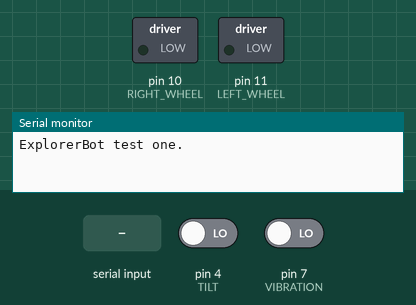
Simulated run of this sketch. Board: Arduino Uno, built with avr-gcc and run on an emulated ATmega328P. Shown: switched loads named in the sketch (green lamp = pin HIGH), the last lines printed to the serial monitor. Inputs (shaded band) come from the test bench; at power-on: pin 4 (TILT) LOW, pin 7 (VIBRATION) LOW.

Above: at 1.2 s.
1.3 s: "w" received over Serial
At 2.5 s:
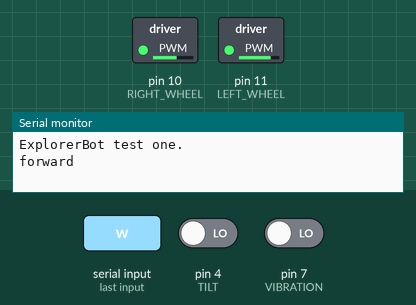
2.8 s: "s" received over Serial
At 3.7 s:
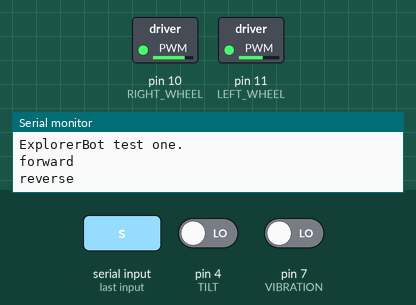
4.3 s: "a" received over Serial
At 4.8 s:
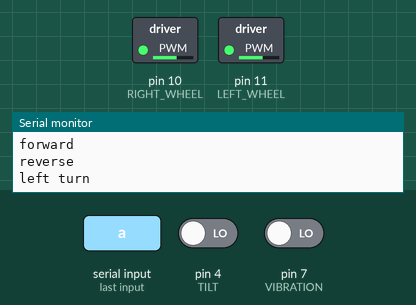
6.5 s: "d" received over Serial
At 7.1 s:
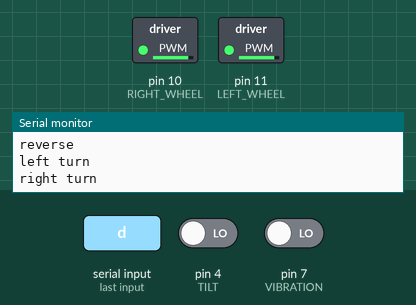
Timing chart, 0 to 9.5 s (numbered marks = the images above; inputs shaded):
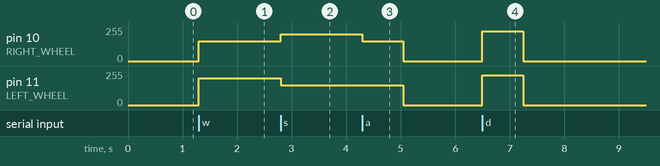

The sketch:

exploreard.ino
```cpp
#define RIGHT_WHEEL 10
#define LEFT_WHEEL 11
#define GOBUTTON 9

#define TILT 4
#define VIBRATION 7

#define PWM_MIDPOINT 128
#define SPEED 64

#define TERMBAUD 115200

bool wasVibro = false;
bool wasTilted = false;

//-------------------------------------------------------------

void setup()
{
	pinMode(RIGHT_WHEEL, OUTPUT);
	pinMode(LEFT_WHEEL, OUTPUT);
	pinMode(GOBUTTON, INPUT);
	pinMode(VIBRATION, INPUT);
	pinMode(TILT, INPUT);

	Serial.begin(TERMBAUD);
	Serial.println("ExplorerBot test one.");
}

void loop()
{
	int v = digitalRead(VIBRATION);
	if (v > 0)
	{
		if (!wasVibro)
		{
			wasVibro = true;
			Serial.println("~ vibration!");
		}
	}
	else if (wasVibro)
	{
		Serial.println("    _ still again");
		wasVibro = false;
	}

	int t = digitalRead(TILT);
	if (t > 0)
	{
		if (!wasTilted)
		{
			wasTilted = true;
			Serial.println("/ tilt");
		}
	}
	else if (wasTilted)
	{
		Serial.println("    | upright again");
		wasTilted = false;
	}

	readSerialCommand();
}

//-------------------------------------------------------------

void omghelp(int ln)
{
	Serial.print("OMG HELP @");
	Serial.print(ln, DEC);
	Serial.println("!");
}
#define OMGHELP() omghelp(__LINE__)

void forward(int duration)
{
	Serial.println("forward");
	analogWrite(RIGHT_WHEEL, 150);
	analogWrite(LEFT_WHEEL, 200);
}

void reverse(int duration)
{
	Serial.println("reverse");
	analogWrite(RIGHT_WHEEL, 200);
	analogWrite(LEFT_WHEEL, 150);
}

void turnRight(int duration)
{
	Serial.println("right turn");
	analogWrite(RIGHT_WHEEL, 225);
	analogWrite(LEFT_WHEEL, 225);
	delay(duration);
	analogWrite(RIGHT_WHEEL, 0);
	analogWrite(LEFT_WHEEL, 00);
}

void turnLeft(int duration)
{
	Serial.println("left turn");
	analogWrite(LEFT_WHEEL, 150);
	analogWrite(RIGHT_WHEEL, 150);
	delay(duration);
	analogWrite(RIGHT_WHEEL, 0);
	analogWrite(LEFT_WHEEL, 00);
}

void zero()
{
	Serial.println("Hard stop.");
	analogWrite(RIGHT_WHEEL, 0);
	analogWrite(LEFT_WHEEL, 0);
}

void calibration()
{
	Serial.println("Writing 180 to each motor");
	analogWrite(RIGHT_WHEEL, 180);
	analogWrite(LEFT_WHEEL, 180);
}

void help()
{
	Serial.println('help:  WASD to move; z to panic stop.');
}

void trySpeeds()
{
	int i;
	for (i = 0; i < 180; i += 10)
	{
		Serial.print(i, DEC);
		Serial.println("!");
		analogWrite(LEFT_WHEEL, 180 - i);
		analogWrite(RIGHT_WHEEL, 180 + i);
		delay(5000);
	}
}

void readSerialCommand()
{
	if (Serial.available())
	{
		char command = Serial.read();

		switch (command)
		{
			case 'h':
				help();
				break;

			case 'w':
				forward(1000);
				break;

			case 's':
				reverse(1000);
				break;

			case 'a':
				turnLeft(750);
				break;

			case 'd':
				turnRight(750);
				break;

			case 'z':
				zero();
				break;

			case 'c':
				calibration();
				break;

			case 'e':
				trySpeeds();
				break;
		}
	}
}
```

Measured:
- after the input at 1.3 s, pin 10 (RIGHT_WHEEL): 0/255 → 150/255 at once; pin 11 (LEFT_WHEEL): 0/255 → 200/255 at once
- after the input at 2.8 s, pin 10 (RIGHT_WHEEL): 150/255 → 200/255 at once; pin 11 (LEFT_WHEEL): 200/255 → 150/255 at once
- after the input at 4.3 s, pin 10 (RIGHT_WHEEL): 200/255 → 150/255 at once, → 0/255 0.75 s later; pin 11 (LEFT_WHEEL): 150/255 → 0/255 after 0.75 s
- after the input at 6.5 s, pin 10 (RIGHT_WHEEL), pin 11 (LEFT_WHEEL): 0/255 → 225/255 at once, → 0/255 0.75 s later
